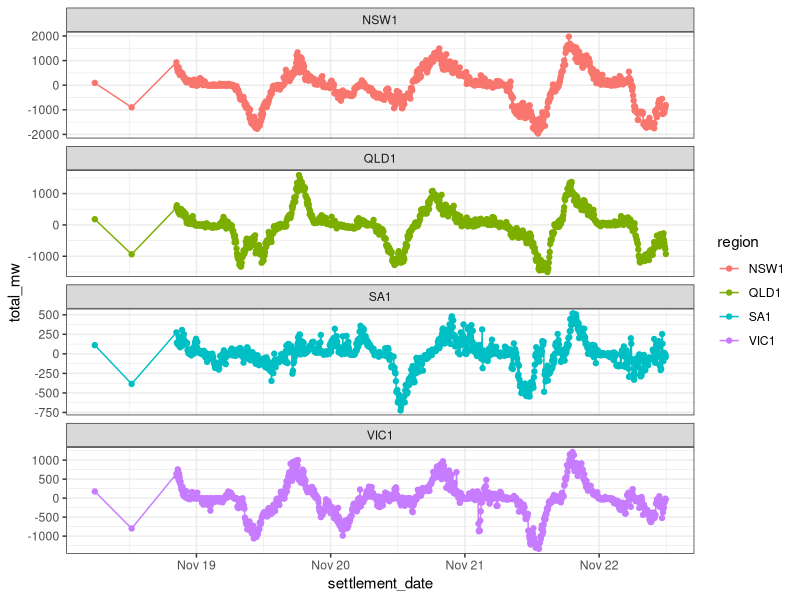
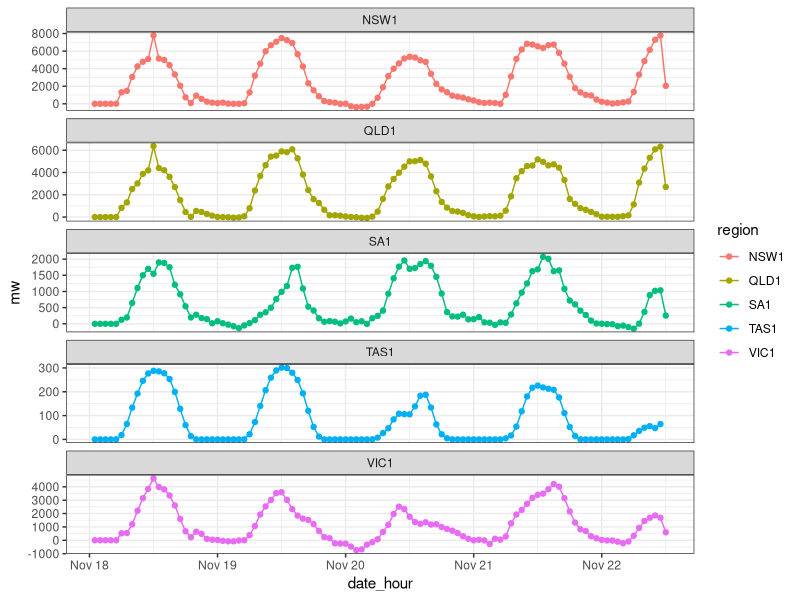
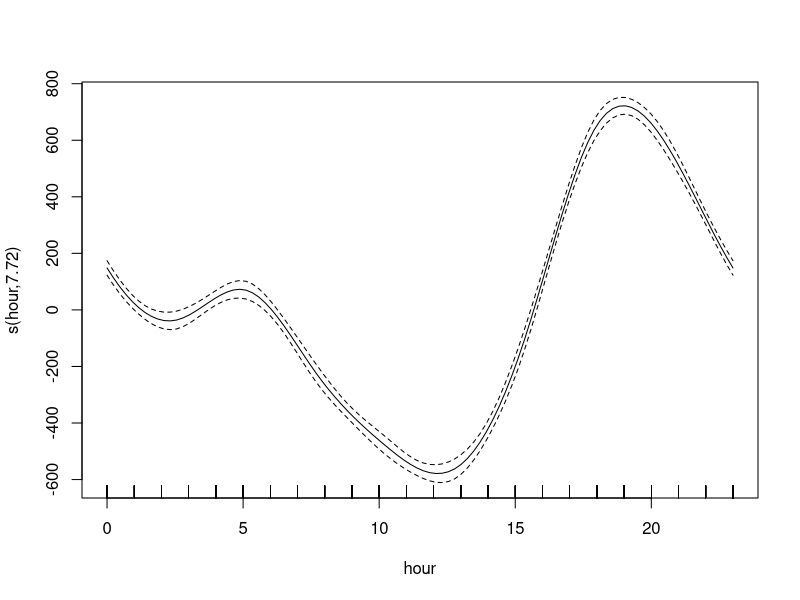
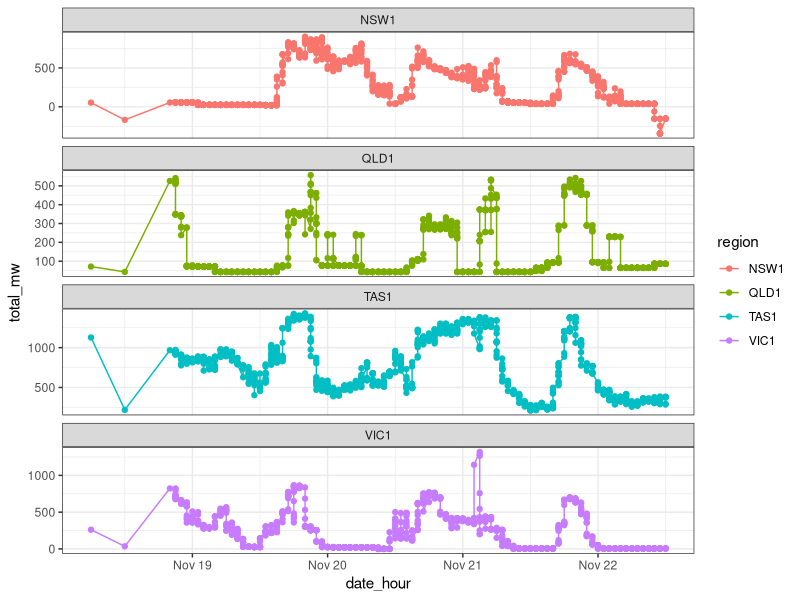
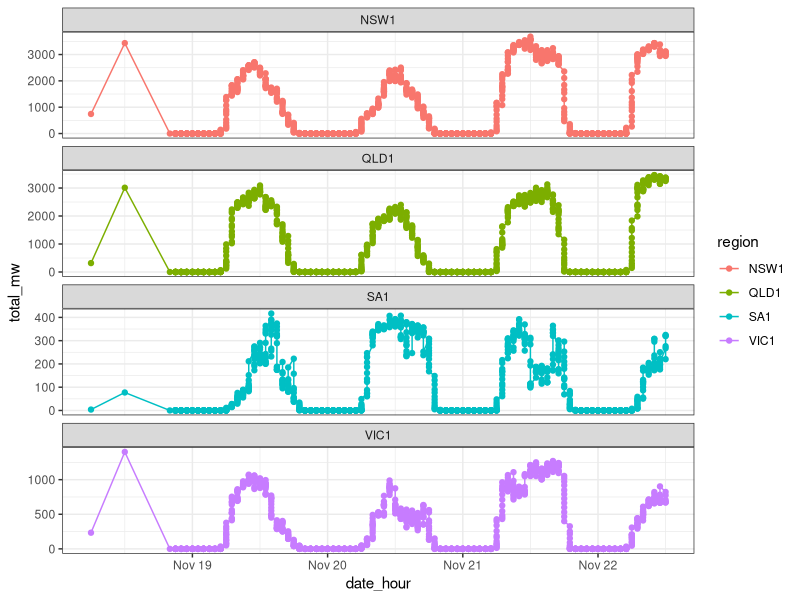
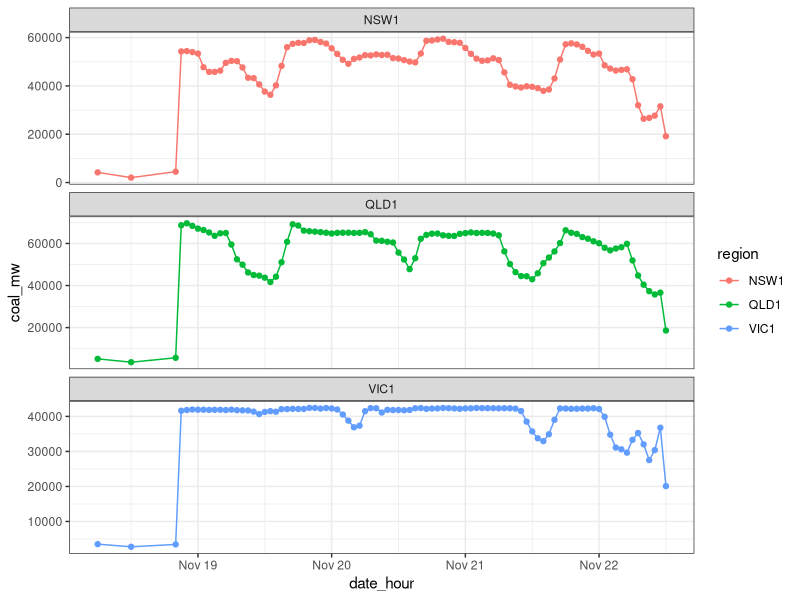
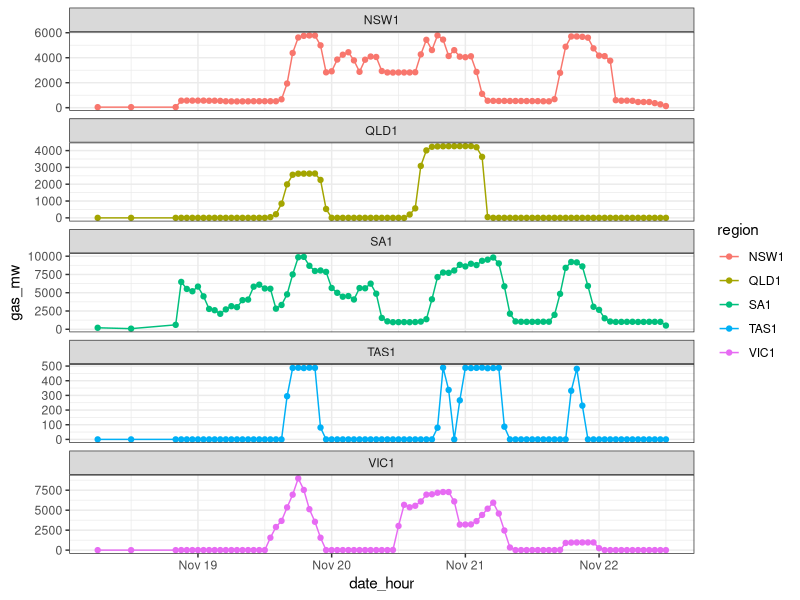
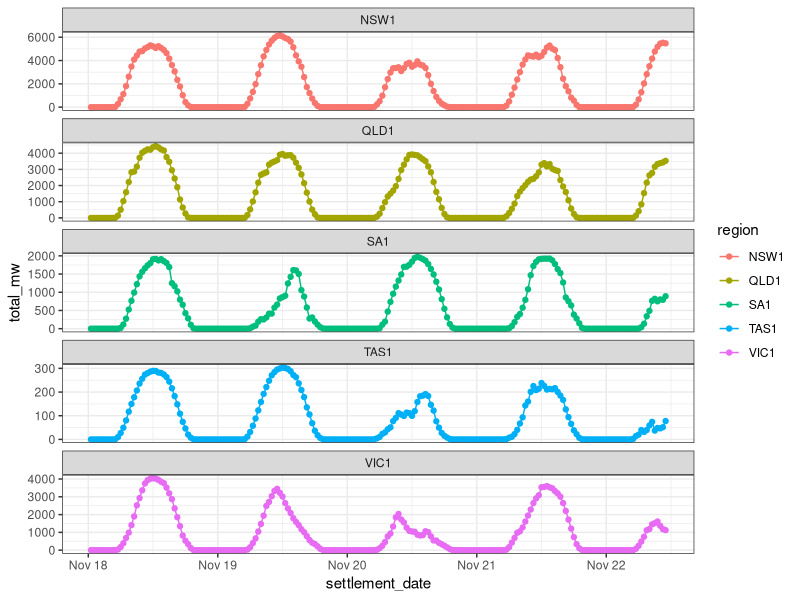

The R source for these figures, in order:
###
library(lubridate)
library(tidyverse)
power <- read.csv("nem_generation_by_fuel_frequent.csv") %>%
  mutate(settlement_date = ymd_hms(settlement_date),
         date_hour = round_date(settlement_date, unit = "hour")) %>%
  filter(settlement_date > ymd_hms("2026-11-18 00:00:00")) %>%
  mutate(date = date(date_hour),
  hour = hour(date_hour)) %>%
  unique()

battery <- power %>%
  filter(fuel_source == "Battery Storage")

ggplot(data = battery) +
geom_line(aes(x = settlement_date, y = total_mw,group = region,color = region)) +
geom_point(aes(x = settlement_date,y = total_mw,color = region)) +
facet_wrap(~region, ncol = 1, scales = "free_y") +
theme_bw() 

battery_hour <- group_by(battery,region,date_hour) %>%
summarise(mean_mw = mean(total_mw))

solar_hour <- filter(power, fuel_source == "Solar") %>%
group_by(date_hour,region) %>%
summarise(mean_mw = mean(total_mw))

rooftop_hour <- filter(power, fuel_source == "Rooftop Solar") %>%
group_by(date_hour,region) %>%
summarise(mean_mw = mean(total_mw))

bat_sol <- bind_rows(solar_hour,rooftop_hour,battery_hour) %>%
group_by(region,date_hour) %>%
summarise(mw = sum(mean_mw))

ggplot(data = bat_sol) +
geom_line(aes(x = date_hour, y = mw,group = region,color = region)) +
geom_point(aes(x = date_hour,y = mw,color = region)) +
facet_wrap(~region, ncol = 1, scales = "free_y") +
theme_bw() 

battery_gam <- mgcv::gam(total_mw ~ s(hour,bs = "cc") + region,data = battery)
plot(battery_gam)

hydro <- power %>%
  filter(fuel_source == "Hydro") %>%
mutate(hour = hour(date_hour),
date = date(date_hour))

  ggplot(data = hydro) +
geom_line(aes(x = date_hour, y = total_mw,group = region,color = region)) +
geom_point(aes(x = date_hour,y = total_mw,color = region)) +
facet_wrap(~region, ncol = 1, scales = "free_y") +
theme_bw() 

#hydro_gam <- mgcv::gam(total_mw ~ s(hour,bs = "cc") + region,data = hydro)

ggsave("hydro_series.png")

solar <- power %>%
  filter(fuel_source == "Solar") 

  ggplot(data = solar) +
geom_line(aes(x = date_hour, y = total_mw,group = region,color = region)) +
geom_point(aes(x = date_hour,y = total_mw,color = region)) +
facet_wrap(~region, ncol = 1, scales = "free_y") +
theme_bw() 

ggsave("solar_series.png")

coal <- filter(power,fuel_source %in% c("Black Coal","Brown Coal")) %>%
group_by(date_hour,region) %>%
summarise(coal_mw = sum(total_mw)) %>%
mutate(hour = hour(date_hour),
date = date(date_hour))

#coal_gam <- mgcv::gam(coal_mw ~ s(hour,bs = "cc") + region,data = coal)

  ggplot(data = coal) +
geom_line(aes(x = date_hour, y = coal_mw,group = region,color = region)) +
geom_point(aes(x = date_hour,y = coal_mw,color = region)) +
facet_wrap(~region, ncol = 1, scales = "free_y") +
theme_bw() 

ggsave("coal_series.png")

gas <- filter(power,fuel_source %in% c("Natural Gas","Natural Gas / Diesel","Natural Gas / Fuel Oil")) %>%
group_by(date_hour,region) %>%
summarise(gas_mw = sum(total_mw)) %>%
mutate(hour = hour(date_hour),
date = date(date_hour))

  ggplot(data = gas) +
geom_line(aes(x = date_hour, y = gas_mw,group = region,color = region)) +
geom_point(aes(x = date_hour,y = gas_mw,color = region)) +
facet_wrap(~region, ncol = 1, scales = "free_y") +
theme_bw() 

rooftop_solar <- filter(power,fuel_source == "Rooftop Solar") %>%
mutate(hour = hour(date_hour),
date = date(date_hour))

rooftop_hour <- group_by(rooftop_solar,date,hour,region) %>%
summarise(mean_mw = mean(total_mw))

  ggplot(data = rooftop_solar) +
geom_line(aes(x = settlement_date, y = total_mw,group = region,color = region)) +
geom_point(aes(x = settlement_date,y = total_mw,color = region)) +
facet_wrap(~region, ncol = 1, scales = "free_y") +
theme_bw() 

ggsave("rooftop_solar.png")

#solar_gam <- mgcv::gam(total_mw ~ s(hour,bs = "cc") + region,
#data = filter(rooftop_solar,region != "SA1"))
#plot(solar_gam)
#sa_solar_gam <- mgcv::gam(total_mw ~ s(hour,bs = "cc") ,
#data = filter(rooftop_solar,region == "SA1"))

#all <- group_by(power,settlement_date) %>%
#summarise(mw = sum(total_mw)) 

#ggplot(data = all) +
#geom_line(aes(x = settlement_date,y = mw)) +
#theme_bw()

wind <- filter(power,fuel_source == "Wind") %>%
mutate(hour = hour(date_hour),
date = date(date_hour))

#wind_gam <- mgcv::gam(total_mw ~ s(hour,bs = "cc") + region,
#data = wind)
#plot(wind_gam)

#wind_qld_gam <- mgcv::gam(total_mw ~ s(hour,bs = "cc"),
#data = filter(wind,region == "QLD1"))

  ggplot(data = wind) +
geom_line(aes(x = date_hour, y = total_mw,group = region,color = region)) +
geom_point(aes(x = date_hour,y = total_mw,color = region)) +
facet_wrap(~region, ncol = 1, scales = "free_y") +
theme_bw() 

ggsave("wind_series.png")
